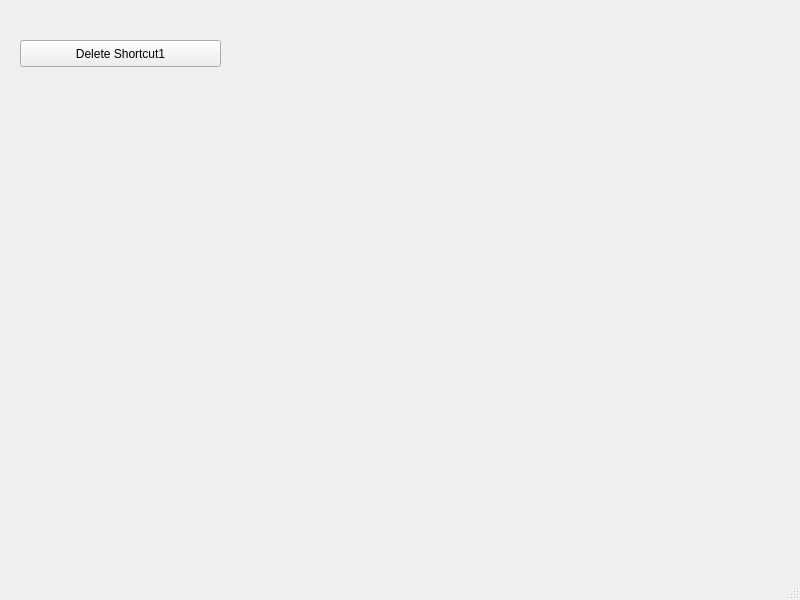
<?xml version="1.0" encoding="UTF-8"?>
<ui version="4.0">
 <class>MainWindow</class>
 <widget class="QMainWindow" name="MainWindow">
  <property name="geometry">
   <rect>
    <x>0</x>
    <y>0</y>
    <width>800</width>
    <height>600</height>
   </rect>
  </property>
  <property name="windowTitle">
   <string>MainWindow</string>
  </property>
  <widget class="QWidget" name="centralwidget">
   <widget class="QPushButton" name="pushButton">
    <property name="geometry">
     <rect>
      <x>20</x>
      <y>40</y>
      <width>201</width>
      <height>27</height>
     </rect>
    </property>
    <property name="text">
     <string>Delete Shortcut1</string>
    </property>
   </widget>
  </widget>
  <widget class="QMenuBar" name="menubar">
   <property name="geometry">
    <rect>
     <x>0</x>
     <y>0</y>
     <width>800</width>
     <height>24</height>
    </rect>
   </property>
  </widget>
  <widget class="QStatusBar" name="statusbar"/>
 </widget>
 <resources/>
 <connections/>
</ui>
